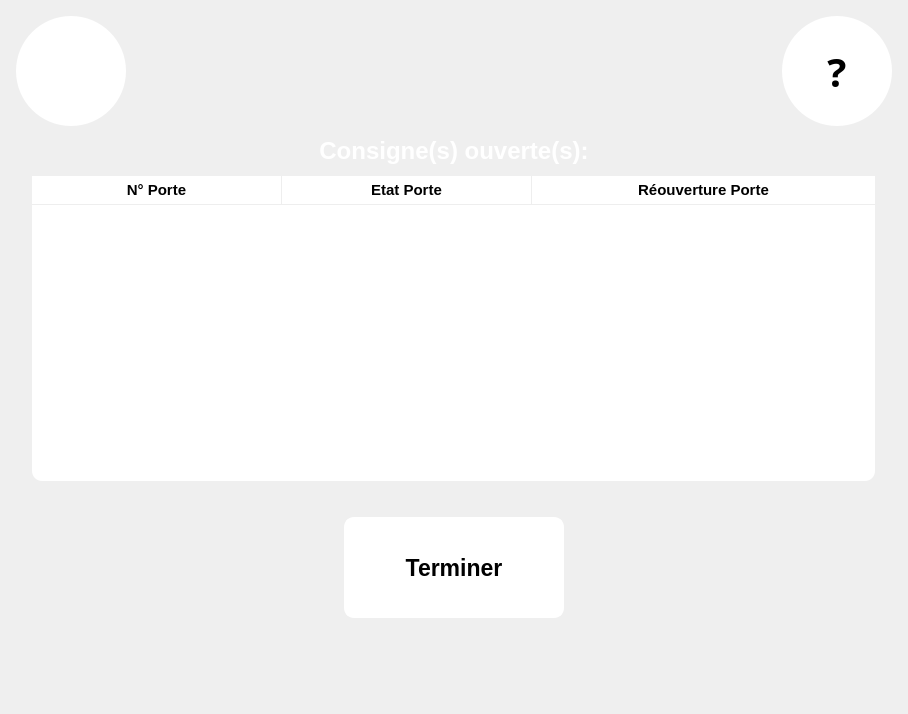
<?xml version="1.0" encoding="UTF-8"?>
<ui version="4.0">
 <class>ShowPackageBox</class>
 <widget class="QWidget" name="ShowPackageBox">
  <property name="geometry">
   <rect>
    <x>0</x>
    <y>0</y>
    <width>908</width>
    <height>714</height>
   </rect>
  </property>
  <property name="windowTitle">
   <string>Form</string>
  </property>
  <property name="styleSheet">
   <string notr="true">QToolTip{	
	border:1px white;	
	border-radius:0px;  
	font : 15pt;
	background-color: rgb(114, 114, 114);
	color: rgb(255, 255, 255);	    	
}</string>
  </property>
  <layout class="QGridLayout" name="gridLayout">
   <item row="4" column="0">
    <layout class="QHBoxLayout" name="horizontalLayout">
     <property name="margin">
      <number>5</number>
     </property>
     <item>
      <spacer name="horizontalSpacer">
       <property name="orientation">
        <enum>Qt::Horizontal</enum>
       </property>
       <property name="sizeHint" stdset="0">
        <size>
         <width>40</width>
         <height>20</height>
        </size>
       </property>
      </spacer>
     </item>
     <item>
      <widget class="QPushButton" name="B_OK">
       <property name="minimumSize">
        <size>
         <width>220</width>
         <height>101</height>
        </size>
       </property>
       <property name="maximumSize">
        <size>
         <width>220</width>
         <height>101</height>
        </size>
       </property>
       <property name="palette">
        <palette>
         <active>
          <colorrole role="Button">
           <brush brushstyle="SolidPattern">
            <color alpha="255">
             <red>1</red>
             <green>162</green>
             <blue>239</blue>
            </color>
           </brush>
          </colorrole>
          <colorrole role="Base">
           <brush brushstyle="SolidPattern">
            <color alpha="255">
             <red>1</red>
             <green>162</green>
             <blue>239</blue>
            </color>
           </brush>
          </colorrole>
          <colorrole role="Window">
           <brush brushstyle="SolidPattern">
            <color alpha="255">
             <red>1</red>
             <green>162</green>
             <blue>239</blue>
            </color>
           </brush>
          </colorrole>
         </active>
         <inactive>
          <colorrole role="Button">
           <brush brushstyle="SolidPattern">
            <color alpha="255">
             <red>1</red>
             <green>162</green>
             <blue>239</blue>
            </color>
           </brush>
          </colorrole>
          <colorrole role="Base">
           <brush brushstyle="SolidPattern">
            <color alpha="255">
             <red>1</red>
             <green>162</green>
             <blue>239</blue>
            </color>
           </brush>
          </colorrole>
          <colorrole role="Window">
           <brush brushstyle="SolidPattern">
            <color alpha="255">
             <red>1</red>
             <green>162</green>
             <blue>239</blue>
            </color>
           </brush>
          </colorrole>
         </inactive>
         <disabled>
          <colorrole role="Button">
           <brush brushstyle="SolidPattern">
            <color alpha="255">
             <red>1</red>
             <green>162</green>
             <blue>239</blue>
            </color>
           </brush>
          </colorrole>
          <colorrole role="Base">
           <brush brushstyle="SolidPattern">
            <color alpha="255">
             <red>1</red>
             <green>162</green>
             <blue>239</blue>
            </color>
           </brush>
          </colorrole>
          <colorrole role="Window">
           <brush brushstyle="SolidPattern">
            <color alpha="255">
             <red>1</red>
             <green>162</green>
             <blue>239</blue>
            </color>
           </brush>
          </colorrole>
         </disabled>
        </palette>
       </property>
       <property name="font">
        <font>
         <pointsize>17</pointsize>
         <weight>75</weight>
         <bold>true</bold>
        </font>
       </property>
       <property name="styleSheet">
        <string notr="true">QPushButton:flat:pressed{ 

	background-color: #ECF0F1;
}

QPushButton:flat {   
    	border:2px solid white;
		border-style: outset;
        border-radius:10px;
        background-color: rgb(255, 255, 255);
}</string>
       </property>
       <property name="text">
        <string>Terminer</string>
       </property>
       <property name="flat">
        <bool>true</bool>
       </property>
      </widget>
     </item>
     <item>
      <spacer name="horizontalSpacer_2">
       <property name="orientation">
        <enum>Qt::Horizontal</enum>
       </property>
       <property name="sizeHint" stdset="0">
        <size>
         <width>40</width>
         <height>20</height>
        </size>
       </property>
      </spacer>
     </item>
    </layout>
   </item>
   <item row="1" column="0">
    <widget class="QLabel" name="label">
     <property name="font">
      <font>
       <pointsize>18</pointsize>
       <weight>75</weight>
       <bold>true</bold>
      </font>
     </property>
     <property name="styleSheet">
      <string notr="true">color: rgb(255, 255, 255);</string>
     </property>
     <property name="text">
      <string>Consigne(s) ouverte(s):</string>
     </property>
     <property name="alignment">
      <set>Qt::AlignCenter</set>
     </property>
    </widget>
   </item>
   <item row="3" column="0">
    <spacer name="verticalSpacer">
     <property name="orientation">
      <enum>Qt::Vertical</enum>
     </property>
     <property name="sizeType">
      <enum>QSizePolicy::Fixed</enum>
     </property>
     <property name="sizeHint" stdset="0">
      <size>
       <width>20</width>
       <height>20</height>
      </size>
     </property>
    </spacer>
   </item>
   <item row="0" column="0">
    <layout class="QHBoxLayout" name="horizontalLayout_3">
     <property name="margin">
      <number>5</number>
     </property>
     <item>
      <widget class="QToolButton" name="B_Assistance">
       <property name="font">
        <font>
         <family>Droid Sans Georgian</family>
         <pointsize>30</pointsize>
         <weight>75</weight>
         <bold>true</bold>
        </font>
       </property>
       <property name="toolTip">
        <string>&lt;html&gt;
&lt;head&gt;Attention!!!&lt;head/&gt;
&lt;body&gt;

&lt;a class=&quot;tooltip&quot;&gt;
&lt;p align=&quot;justify&quot;&gt;&lt;span style=&quot; font-size:20pt;&quot;&gt;Attention!!!&lt;br/&gt;&lt;br/&gt;
Merci de bien fermer les portes ouvertes. &lt;/span&gt;&lt;/p&gt;
&lt;/a&gt;
&lt;/body&gt;
&lt;/html&gt;


</string>
       </property>
       <property name="styleSheet">
        <string notr="true">QToolButton{
background-color: rgb(255, 255, 255);
border:none;
border-radius:55px;
max-width:110px;
max-height:110px;
min-width:110px;
min-height:110px;
}

QToolButton:pressed{ 
	background-color: #ECF0F1;
}
QToolTip{
	border:1px white;	
	border-radius:0px;
    min-width:50;
	max-width:450;
	font : 15pt;
	min-height:50;
	max-height:150;
	background-color: rgb(114, 114, 114);
	color: rgb(255, 255, 255);	    	
}
</string>
       </property>
       <property name="text">
        <string/>
       </property>
       <property name="icon">
        <iconset resource="Src.qrc">
         <normaloff>:/ImgList/BAssistance</normaloff>:/ImgList/BAssistance</iconset>
       </property>
       <property name="iconSize">
        <size>
         <width>70</width>
         <height>70</height>
        </size>
       </property>
       <property name="popupMode">
        <enum>QToolButton::DelayedPopup</enum>
       </property>
       <property name="toolButtonStyle">
        <enum>Qt::ToolButtonIconOnly</enum>
       </property>
       <property name="autoRaise">
        <bool>true</bool>
       </property>
      </widget>
     </item>
     <item>
      <spacer name="horizontalSpacer_5">
       <property name="orientation">
        <enum>Qt::Horizontal</enum>
       </property>
       <property name="sizeHint" stdset="0">
        <size>
         <width>40</width>
         <height>20</height>
        </size>
       </property>
      </spacer>
     </item>
     <item>
      <widget class="QToolButton" name="B_Help">
       <property name="palette">
        <palette>
         <active>
          <colorrole role="Button">
           <brush brushstyle="SolidPattern">
            <color alpha="255">
             <red>255</red>
             <green>255</green>
             <blue>255</blue>
            </color>
           </brush>
          </colorrole>
          <colorrole role="Base">
           <brush brushstyle="SolidPattern">
            <color alpha="255">
             <red>255</red>
             <green>255</green>
             <blue>255</blue>
            </color>
           </brush>
          </colorrole>
          <colorrole role="Window">
           <brush brushstyle="SolidPattern">
            <color alpha="255">
             <red>255</red>
             <green>255</green>
             <blue>255</blue>
            </color>
           </brush>
          </colorrole>
         </active>
         <inactive>
          <colorrole role="Button">
           <brush brushstyle="SolidPattern">
            <color alpha="255">
             <red>255</red>
             <green>255</green>
             <blue>255</blue>
            </color>
           </brush>
          </colorrole>
          <colorrole role="Base">
           <brush brushstyle="SolidPattern">
            <color alpha="255">
             <red>255</red>
             <green>255</green>
             <blue>255</blue>
            </color>
           </brush>
          </colorrole>
          <colorrole role="Window">
           <brush brushstyle="SolidPattern">
            <color alpha="255">
             <red>255</red>
             <green>255</green>
             <blue>255</blue>
            </color>
           </brush>
          </colorrole>
         </inactive>
         <disabled>
          <colorrole role="Button">
           <brush brushstyle="SolidPattern">
            <color alpha="255">
             <red>255</red>
             <green>255</green>
             <blue>255</blue>
            </color>
           </brush>
          </colorrole>
          <colorrole role="Base">
           <brush brushstyle="SolidPattern">
            <color alpha="255">
             <red>255</red>
             <green>255</green>
             <blue>255</blue>
            </color>
           </brush>
          </colorrole>
          <colorrole role="Window">
           <brush brushstyle="SolidPattern">
            <color alpha="255">
             <red>255</red>
             <green>255</green>
             <blue>255</blue>
            </color>
           </brush>
          </colorrole>
         </disabled>
        </palette>
       </property>
       <property name="font">
        <font>
         <family>Droid Sans Georgian</family>
         <pointsize>30</pointsize>
         <weight>75</weight>
         <bold>true</bold>
        </font>
       </property>
       <property name="styleSheet">
        <string notr="true">QToolButton{
background-color: rgb(255, 255, 255);
border:none;
border-radius:55px;
max-width:110px;
max-height:110px;
min-width:110px;
min-height:110px;
}

QToolButton:pressed{ 
	background-color: #ECF0F1;
}
QToolTip{
	border:1px white;	
	border-radius:0px;
    min-width:50;
	max-width:450;
	font : 15pt;
	min-height:50;
	max-height:150;
	background-color: rgb(114, 114, 114);
	color: rgb(255, 255, 255);	    	
}</string>
       </property>
       <property name="text">
        <string>?</string>
       </property>
       <property name="checkable">
        <bool>false</bool>
       </property>
       <property name="popupMode">
        <enum>QToolButton::DelayedPopup</enum>
       </property>
       <property name="toolButtonStyle">
        <enum>Qt::ToolButtonIconOnly</enum>
       </property>
       <property name="autoRaise">
        <bool>true</bool>
       </property>
      </widget>
     </item>
    </layout>
   </item>
   <item row="2" column="0">
    <layout class="QHBoxLayout" name="horizontalLayout_2">
     <property name="margin">
      <number>5</number>
     </property>
     <item>
      <spacer name="horizontalSpacer_3">
       <property name="orientation">
        <enum>Qt::Horizontal</enum>
       </property>
       <property name="sizeType">
        <enum>QSizePolicy::Preferred</enum>
       </property>
       <property name="sizeHint" stdset="0">
        <size>
         <width>60</width>
         <height>20</height>
        </size>
       </property>
      </spacer>
     </item>
     <item>
      <widget class="QTreeWidget" name="ListPackagesWidget">
       <property name="sizePolicy">
        <sizepolicy hsizetype="Expanding" vsizetype="Expanding">
         <horstretch>0</horstretch>
         <verstretch>0</verstretch>
        </sizepolicy>
       </property>
       <property name="minimumSize">
        <size>
         <width>843</width>
         <height>0</height>
        </size>
       </property>
       <property name="maximumSize">
        <size>
         <width>1100</width>
         <height>16777215</height>
        </size>
       </property>
       <property name="font">
        <font>
         <family>Sans Serif</family>
         <pointsize>14</pointsize>
         <weight>50</weight>
         <bold>false</bold>
        </font>
       </property>
       <property name="autoFillBackground">
        <bool>false</bool>
       </property>
       <property name="styleSheet">
        <string notr="true">QTreeView{
	border-radius:10px;
	background-color: rgb(255, 255, 255);
}

QTreeView::item{
	background-color: rgb(255, 255, 255);
}

QTreeView QHeaderView::section{
	background-color: rgb(255, 255, 255);
	height:28px;
	border-top:0px solid grey;
	border-right:1px solid rgb(238, 238, 238);
	border-bottom:1px solid rgb(238, 238, 238);
   
}

QTreeView QHeaderView::section:last{
	border-top:0px solid grey;
	border-right:0px solid rgb(238, 238, 238);
	border-bottom:1px solid rgb(238, 238, 238);
}



QScrollBar::add-line:vertical {

    background: grey;
    height: 28px;
    subcontrol-position: bottom;
    subcontrol-origin: margin;
}

QScrollBar::sub-line:vertical {
    background: grey;
    height: 28px;
    subcontrol-position: top;
    subcontrol-origin: margin;
}
QScrollBar::up-arrow:vertical{
  
  width: 0; height: 0;
  bottom:7px;
  border: 12px solid transparent;
  border-top-color: transparent;
  border-right-color: grey;
  border-bottom-color: white;
  border-left-color: grey;

}

QScrollBar:down-arrow:vertical{
  width: 0; height: 0;
  top:7px;
  border: 12px solid transparent;
  border-bottom-color: transparent;
  border-right-color: grey;
  border-top-color: white;
  border-left-color: grey;
}

QScrollBar::vertical{
	border-radius:10px ;
	padding-top:25px;
	padding-bottom:25px;
	border:3px solid grey;
    width:60px;	
    background: rgb(195, 195, 195);  
	
}

QScrollBar::handle:vertical{
	border-radius: 10px;
	border: 2px solid white;
	min-height: 40px;
    min-width:2px;
    max-height: 40px;
    max-width:2px;		
    margin: 2px;
	background: white;
   
}
QScrollBar::add-page:vertical, QScrollBar::sub-page:vertical {
    background: none;
}
</string>
       </property>
       <property name="verticalScrollBarPolicy">
        <enum>Qt::ScrollBarAsNeeded</enum>
       </property>
       <property name="horizontalScrollBarPolicy">
        <enum>Qt::ScrollBarAlwaysOff</enum>
       </property>
       <property name="editTriggers">
        <set>QAbstractItemView::NoEditTriggers</set>
       </property>
       <property name="showDropIndicator" stdset="0">
        <bool>false</bool>
       </property>
       <property name="selectionMode">
        <enum>QAbstractItemView::NoSelection</enum>
       </property>
       <property name="selectionBehavior">
        <enum>QAbstractItemView::SelectRows</enum>
       </property>
       <property name="textElideMode">
        <enum>Qt::ElideMiddle</enum>
       </property>
       <property name="verticalScrollMode">
        <enum>QAbstractItemView::ScrollPerPixel</enum>
       </property>
       <property name="rootIsDecorated">
        <bool>false</bool>
       </property>
       <property name="uniformRowHeights">
        <bool>true</bool>
       </property>
       <property name="itemsExpandable">
        <bool>false</bool>
       </property>
       <property name="animated">
        <bool>true</bool>
       </property>
       <property name="allColumnsShowFocus">
        <bool>true</bool>
       </property>
       <property name="expandsOnDoubleClick">
        <bool>false</bool>
       </property>
       <attribute name="headerCascadingSectionResizes">
        <bool>false</bool>
       </attribute>
       <attribute name="headerDefaultSectionSize">
        <number>250</number>
       </attribute>
       <attribute name="headerHighlightSections">
        <bool>false</bool>
       </attribute>
       <attribute name="headerMinimumSectionSize">
        <number>250</number>
       </attribute>
       <attribute name="headerShowSortIndicator" stdset="0">
        <bool>false</bool>
       </attribute>
       <column>
        <property name="text">
         <string>N° Porte</string>
        </property>
        <property name="font">
         <font>
          <pointsize>11</pointsize>
          <weight>75</weight>
          <bold>true</bold>
         </font>
        </property>
        <property name="textAlignment">
         <set>AlignHCenter|AlignVCenter|AlignCenter</set>
        </property>
        <property name="background">
         <color>
          <red>203</red>
          <green>203</green>
          <blue>203</blue>
         </color>
        </property>
       </column>
       <column>
        <property name="text">
         <string>Etat Porte</string>
        </property>
        <property name="font">
         <font>
          <pointsize>11</pointsize>
          <weight>75</weight>
          <bold>true</bold>
         </font>
        </property>
        <property name="textAlignment">
         <set>AlignHCenter|AlignVCenter|AlignCenter</set>
        </property>
        <property name="background">
         <color>
          <red>203</red>
          <green>203</green>
          <blue>203</blue>
         </color>
        </property>
       </column>
       <column>
        <property name="text">
         <string>Réouverture Porte</string>
        </property>
        <property name="font">
         <font>
          <pointsize>11</pointsize>
          <weight>75</weight>
          <bold>true</bold>
         </font>
        </property>
        <property name="textAlignment">
         <set>AlignHCenter|AlignVCenter|AlignCenter</set>
        </property>
        <property name="background">
         <color>
          <red>203</red>
          <green>203</green>
          <blue>203</blue>
         </color>
        </property>
       </column>
      </widget>
     </item>
     <item>
      <spacer name="horizontalSpacer_4">
       <property name="orientation">
        <enum>Qt::Horizontal</enum>
       </property>
       <property name="sizeType">
        <enum>QSizePolicy::Preferred</enum>
       </property>
       <property name="sizeHint" stdset="0">
        <size>
         <width>60</width>
         <height>20</height>
        </size>
       </property>
      </spacer>
     </item>
    </layout>
   </item>
   <item row="5" column="0">
    <spacer name="verticalSpacer_2">
     <property name="orientation">
      <enum>Qt::Vertical</enum>
     </property>
     <property name="sizeType">
      <enum>QSizePolicy::Fixed</enum>
     </property>
     <property name="sizeHint" stdset="0">
      <size>
       <width>20</width>
       <height>80</height>
      </size>
     </property>
    </spacer>
   </item>
  </layout>
 </widget>
 <resources>
  <include location="Src.qrc"/>
 </resources>
 <connections/>
</ui>
